Frame 1 (no input): blank canvas, image omitted
Frame 60 (no input): blank canvas, image omitted
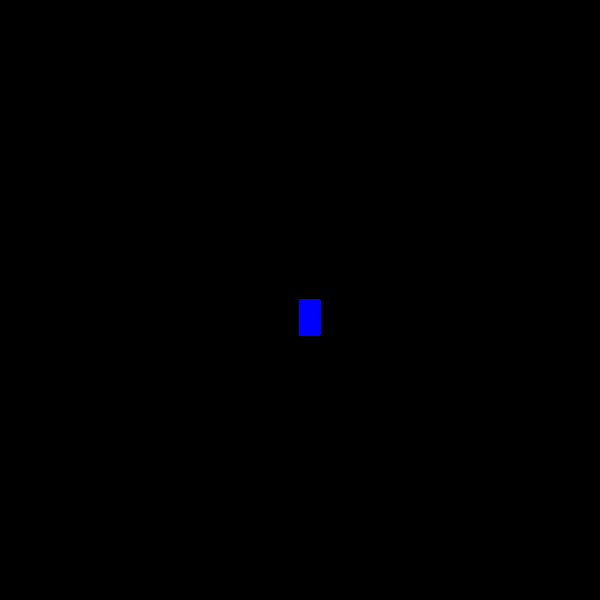
Frame 120 (the mouse pressed at the canvas centre since frame 60)

The p5.js sketch whose frames 1 and 60 were blank and that drew this single picture after the mouse press (run headless with seeded random() and noise() and a simulated clock; from frame 60 on, the mouse is pressed at the canvas centre):

// p5.js sketch
// ── sketch.js
function setup() {
    createCanvas(600, 600);
    background("black");
  }
  
  function draw() {
    
    
  
    
    stroke("blue")
    fill("blue")
    
    //console.log(mouseIsPressed);
    
    if (mouseIsPressed) {
     rect(mouseX, mouseY, 20, 35)
      
    
    }}
// ── alison.html
function setup() {
  createCanvas(600, 600);
  background("black");
}

function draw() {
  
  

  
  stroke("blue")
  fill("blue")
  
  //console.log(mouseIsPressed);
  
  if (mouseIsPressed) {
   rect(mouseX, mouseY, 20, 35)
    
  
  }}
